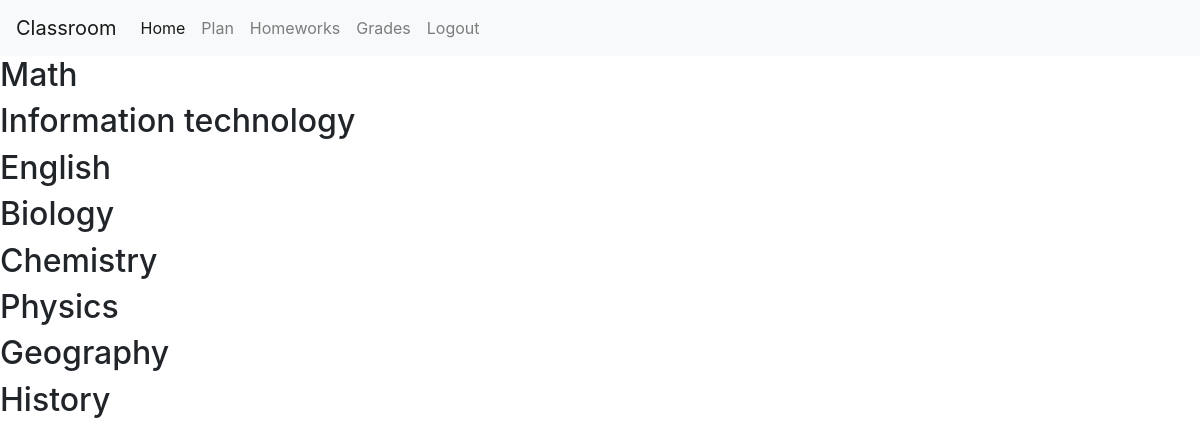
Page /grades (signed in) on the earlier database version.
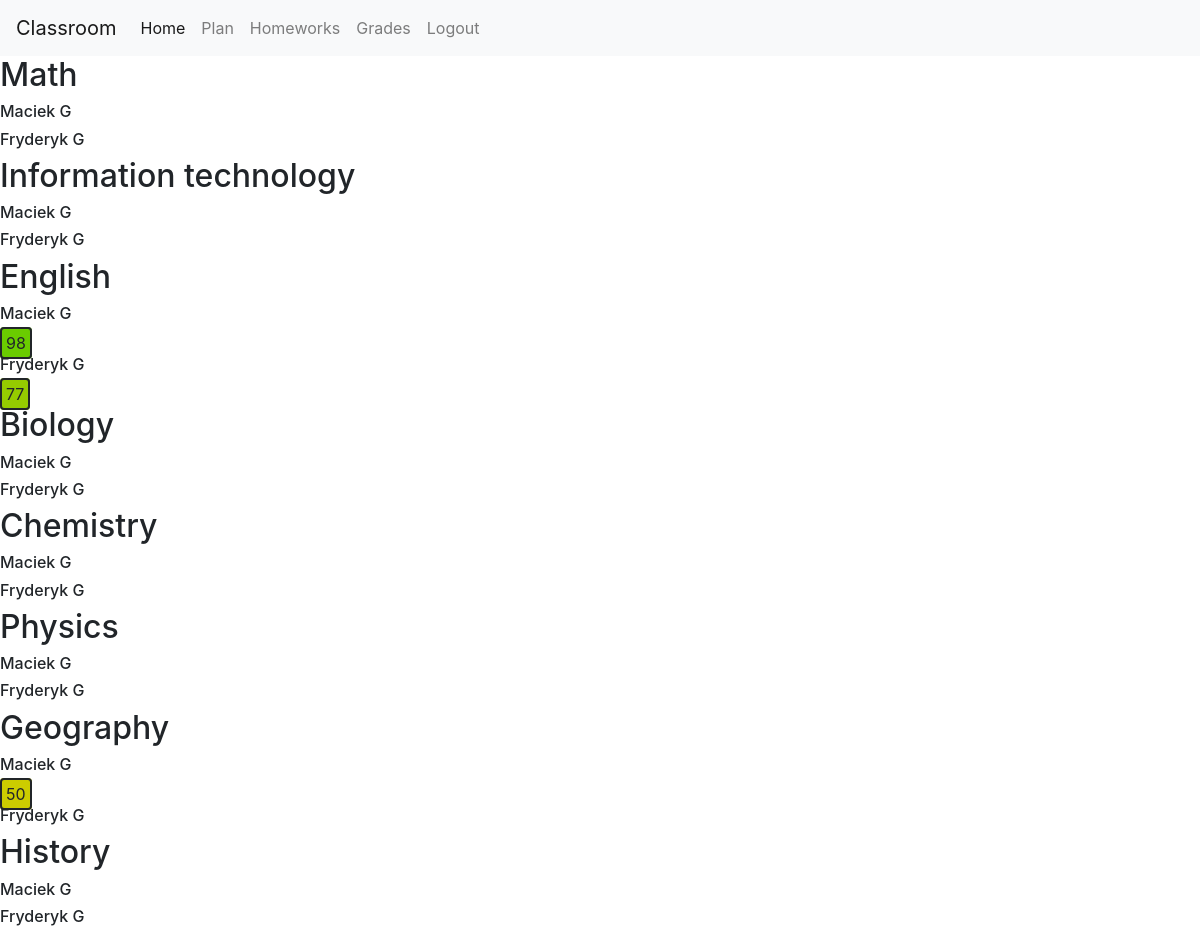
Same page on the later database version.
### classroom/models.py (models this page shows, shortened)
class User(AbstractUser):
    type = models.CharField(max_length=3, choices=USER_TYPE_CHOICES, null=True)
    group = models.ForeignKey(Class, on_delete=models.CASCADE, null=True ,related_name="class_students")
    school = models.ForeignKey(School, on_delete=models.CASCADE, null=True ,related_name="school_students")

class Grade(models.Model):
    submission = models.ForeignKey(homework_submission, on_delete=models.CASCADE, related_name="grade")
    grade = models.IntegerField()
    feedback = models.CharField(max_length=1000)
    teacher = models.ForeignKey(User, on_delete=models.CASCADE, related_name="students_grades")

### classroom/views.py (the view)
# urls.py: path("grades", views.grade_view, name="grade"),
def grade_view(request):
    user = request.user
    if user.type == "SU":
        submissions = user.my_submissions.all()
        averages = []
        for subject in SUBJECT_CHOICES:
            subject_name = subject[1]
            sum = 0
            amount = 0
            for submission in submissions:
                if subject_name == submission.homework.get_subject_display():
                    for grade in submission.grade.all():
                        sum+=grade.grade
                        amount+=1
            if amount == 0:
                averages.append((subject_name, 0))
            else:
                averages.append((subject_name, round(sum / amount, 2)))
        return render(request, "classroom/su_grade.html",{
            "submissions": submissions,
            "subjects": averages
        })
    else:
        grades = user.students_grades.all()
        students = set()
        for grade in grades:
            students.add(grade.submission.student)
        students_list=list(students)
        return render(request, "classroom/st_grade.html",{
            "grades": grades,
            "students":students_list,
            "subjects": SUBJECT_CHOICES
        })

### classroom/templates/classroom/st_grade.html (shortened to what this page needs)
{% extends "classroom/layout.html" %}
{% load static %}
{%block body%}
    {%for subject in subjects%}
        <h2>{{subject.1}}</h2>
        {%for student in students%}
            <h6>{{student.first_name}} {{student.last_name}}</h6>
            {% for grade in grades %}
                {% if grade.submission.student == student%}
                    {% if grade.submission.homework.subject == subject.0 %}
                        <div class="grade" data-score="{{grade.grade}}">{{grade.grade}}</div>
                    {%endif%}
                {%endif%}
            {%endfor%}
        {%endfor%}
    {%endfor%}
{%endblock%}

Differences in the rows shown:
now on this page (row edited): User: first_name "Maciek", last_name "G"
added User: first_name "Fryderyk", last_name "G"
added Grade: grade "98", shown under "Maciek"
added Grade: grade "77", shown under "Fryderyk"
added Grade: grade "50", shown under "Maciek"
